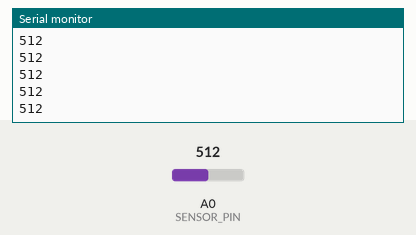
Bench run of a sketch on a simulated Arduino Uno, built with avr-gcc and run on an emulated ATmega328P. Parts: the last lines printed to the serial monitor. The inputs (shaded band) are chosen by the test bench; at power-on: A0 (SENSOR_PIN) = 512.

Above: at 1.2 s.
1.3 s: A0 (SENSOR_PIN) set to 716
At 2.1 s:
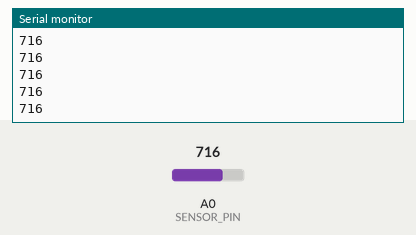
2.8 s: A0 (SENSOR_PIN) set to 900
At 3.7 s:
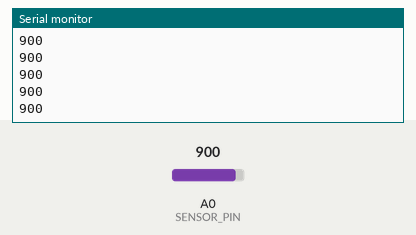
Timing chart, 0 to 5.8 s (numbered marks = the images above; inputs shaded):
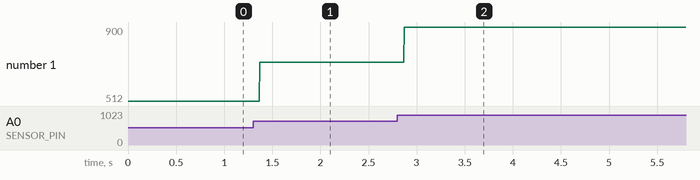

Measured:
- after the input at 1.3 s, the serial monitor: prints a new line after 0.07 s (image 1)
- after the input at 2.8 s, the serial monitor: prints a new line after 0.07 s (image 2)
- plotted number 1: 512 → 716 after the input at 1.3 s, 716 → 900 after the input at 2.8 s

The sketch:

sketch-05-thermometer.ino
```cpp
#define SENSOR_PIN A0

void setup() {
  // put your setup code here, to run once:
  // analogReference(INTERNAL);
  Serial.begin (9600);
}

void loop() {
  // put your main code here, to run repeatedly:
  int v = analogRead (SENSOR_PIN);
  Serial.println (v);
}
```
